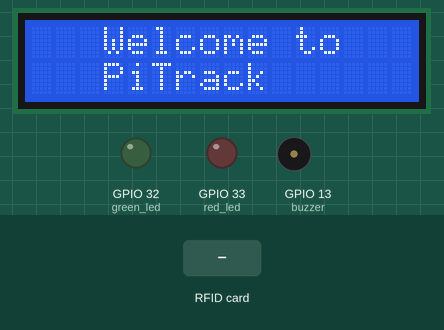
Bench run of a program on a simulated ESP32 board running MicroPython. Parts: 16×2 character LCD, output pins drawn as LEDs (lit = HIGH), buzzer (waves = sounding, pin HIGH). The test bench sets the inputs (shaded band). The clock reads 2024-03-15 10:24:30 at power-on unless the program sets it; files the program writes start out absent; the modem accepts every AT command (registered, SIM ready, sends succeed) and sends nothing else; library files of the repository ran but are not shown: i2c_lcd.py; what the program prints to the serial console is not drawn.

Above: at 1.2 s.
1.3 s: RFID card 29 C5 19 69 held to the reader
At 1.7 s:
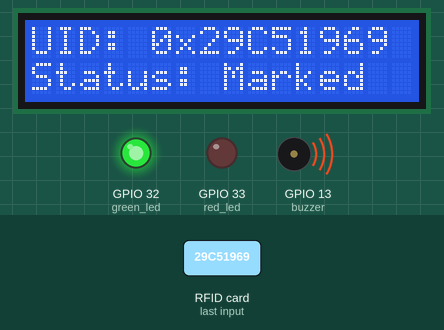
At 2.8 s:
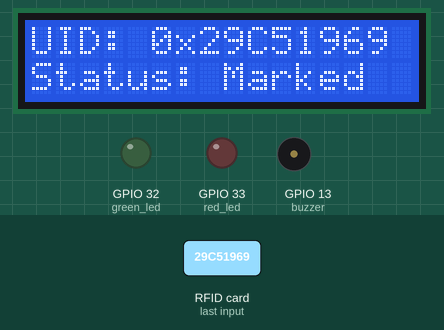
Timing chart, 0 to 4.3 s (numbered marks = the images above; inputs shaded):
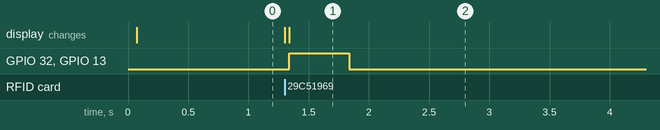

Measured:
- after the input at 1.3 s, GPIO 32 (green_led), GPIO 13 (buzzer): LOW → HIGH at once, → LOW 0.50 s later; the display: first changes at once (image 1 shows a later state)

The program:

withBuzzer.py
```python
from mfrc522 import MFRC522
from machine import Pin, SPI, UART
import time
import os
from time import sleep_ms
from machine import I2C, Pin
from i2c_lcd import I2cLcd

AddressOfLcd = 0x27
i2c = I2C(scl=Pin(5), sda=Pin(21))
lcd = I2cLcd(i2c, AddressOfLcd, 2, 16)

spi = SPI(2, baudrate=2500000, polarity=0, phase=0, sck=Pin(22), mosi=Pin(19), miso=Pin(18))
spi.init()

rdr = MFRC522(spi=spi, gpioRst=4, gpioCs=23)

# Initialize UART
uart = UART(1, baudrate=9600, tx=Pin(17), rx=Pin(16))  # UART1 on ESP32

# LED Pins
green_led = Pin(32, Pin.OUT)  # GPIO 32
red_led = Pin(33, Pin.OUT)    # GPIO 33
buzzer = Pin(13, Pin.OUT)     # GPIO 13

def display_welcome_message():
    lcd.clear()
    lcd.move_to(0, 0)
    lcd.putstr("   Welcome to ")
    lcd.move_to(0, 1)
    lcd.putstr("   PiTrack ")


def display_access_status(status):
    lcd.move_to(0, 1)
    lcd.putstr("Status: " + status)

def check_access(uid):
    authorized_uids = {
        "0x29C51969",  # Example UID
        "0xE9EB1669",
        "0xA9111A69",
        "0xD3E5DA19"
    }
    return uid in authorized_uids

def log_attendance(uid, granted):
    t = time.localtime()
    timestamp = "{:04d}-{:02d}-{:02d} {:02d}:{:02d}:{:02d}".format(t[0], t[1], t[2], t[3], t[4], t[5])
    access_status = "Granted" if granted else "Denied"
    with open('attendance.csv', 'a') as f:
        f.write('{},{},{}\n'.format(timestamp, uid, access_status))

if 'attendance.csv' not in os.listdir():
    with open('attendance.csv', 'w') as f:
        f.write('Timestamp,UID,Access Status\n')

display_welcome_message()

while True:
    stat, tag_type = rdr.request(rdr.REQIDL)
    if stat == rdr.OK:
        stat, raw_uid = rdr.anticoll()
        if stat == rdr.OK:
            card_id = "0x%02X%02X%02X%02X" % (raw_uid[0], raw_uid[1], raw_uid[2], raw_uid[3])
            print("Card ID:", card_id)
            lcd.clear()
            lcd.move_to(0, 0)
            lcd.putstr("UID: " + card_id)
            access_granted = check_access(card_id)
            if access_granted:
                print("Access granted for UID:", card_id)
                display_access_status("Marked")
                green_led.on()  # Turn on green LED
                buzzer.on()     # Turn on buzzer
                time.sleep(0.5) # Keep the buzzer on for 0.5 seconds
                green_led.off() # Turn off green LED
                buzzer.off()    # Turn off buzzer
            else:
                print("Access denied for UID:", card_id)
                display_access_status("NotMark")
                red_led.on()    # Turn on red LED
                buzzer.on()     # Turn on buzzer
                time.sleep(0.5) # Keep the buzzer on for 0.5 seconds
                red_led.off()   # Turn off red LED
                buzzer.off()    # Turn off buzzer
            log_attendance(card_id, access_granted)
            # Send data over UART to Raspberry Pi
            uart.write("Attendance: {}, {}\n".format(card_id, "Marked" if access_granted else "NotMark"))

            time.sleep(5)
            display_welcome_message()
```
